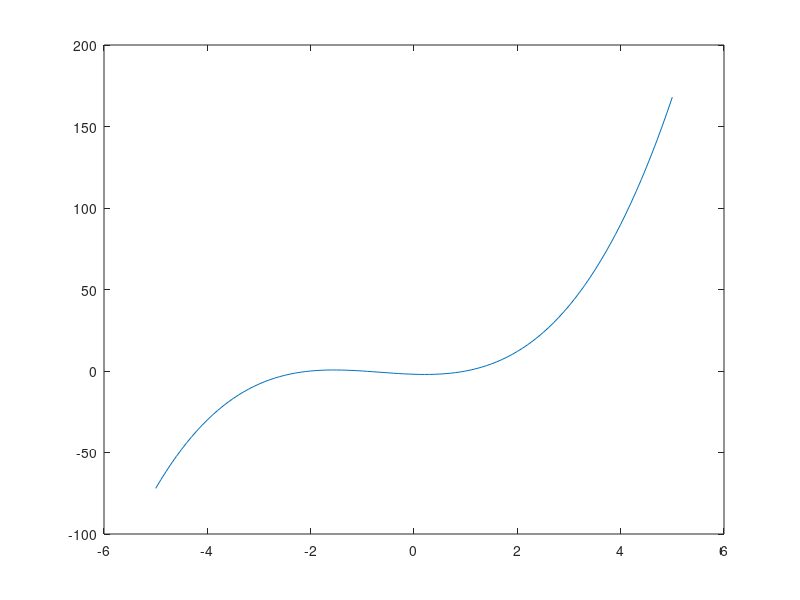

The MATLAB source for this figure: (Note: this script raises an error after producing the figure.)
clear;clc

raices = [-2 -1 1];
p = poly(raices);

x = -5:0.1:5;
y = x.^3 + 2*x.^2 - x - 2;

figure(1)
plot(x,y)
ejes = gca;
ejes.XAxisLocation = 'origin';
ejes.YAxisLocation = 'origin';
grid on